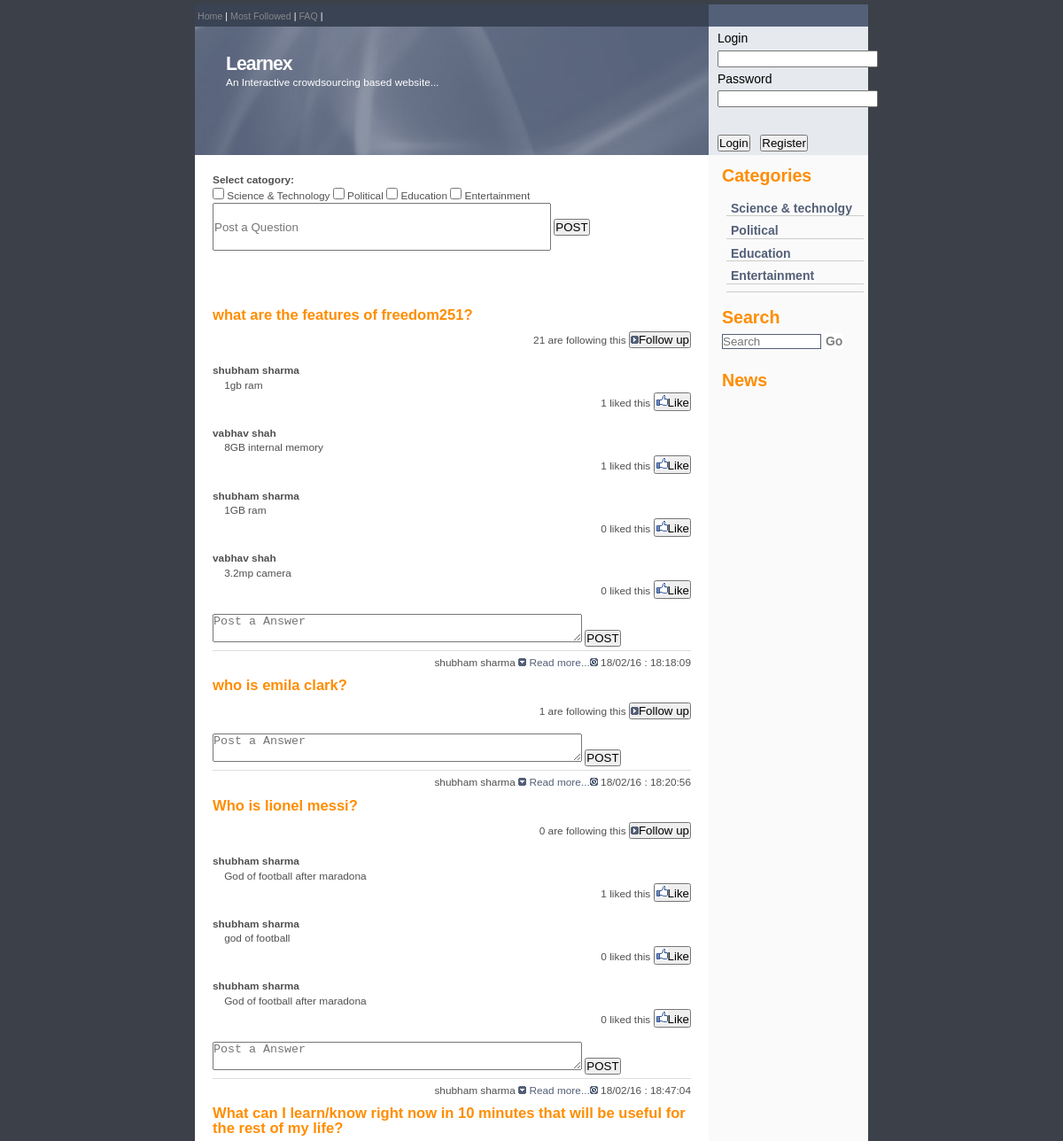
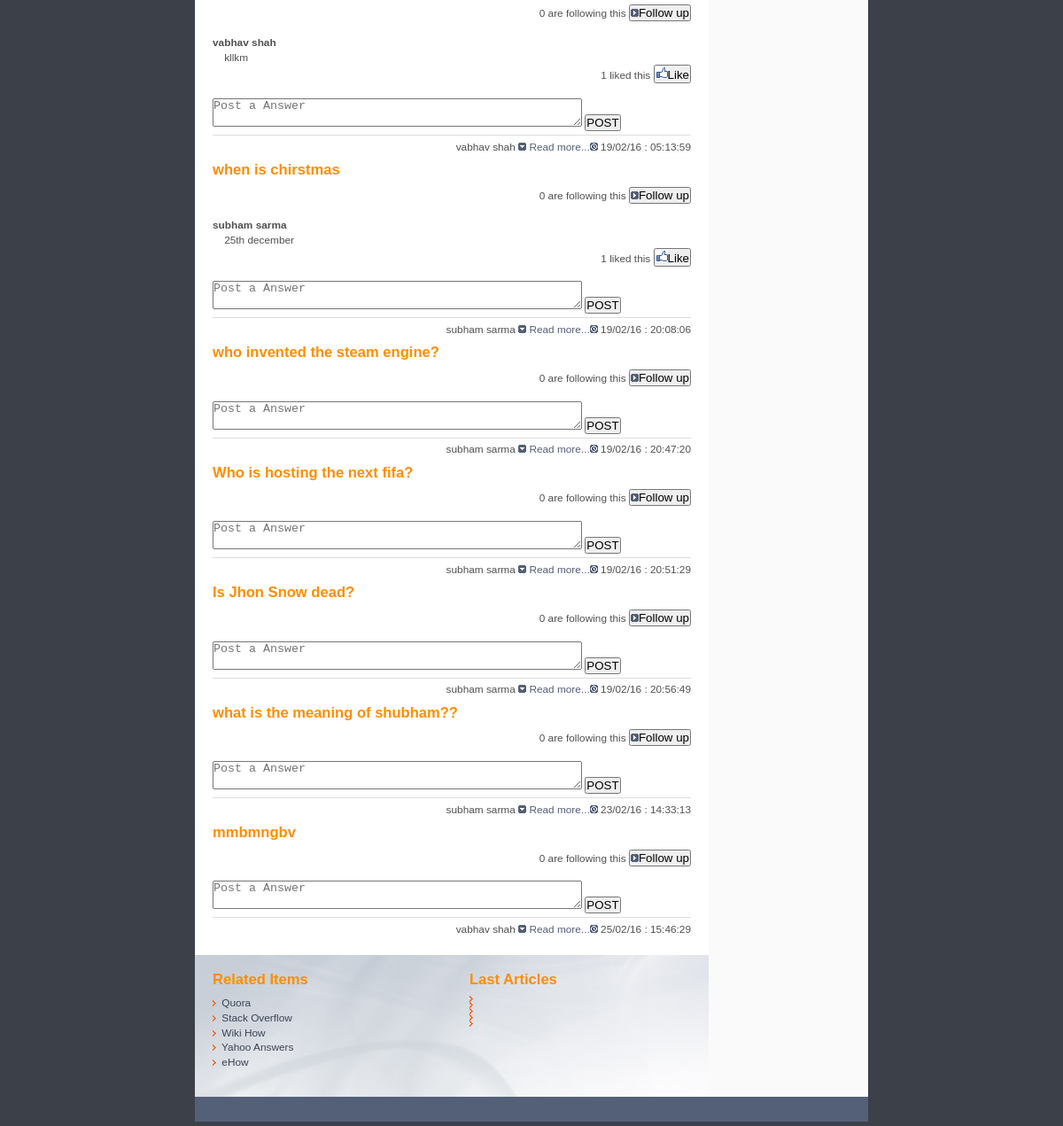
Screenshot of /search.php with the database file from the repository (2 pictures, top to bottom).
### tables this page shows
CREATE TABLE IF NOT EXISTS `questions` (
`p_id` int(11) NOT NULL,
  `user_id` int(100) NOT NULL,
  `username` varchar(100) NOT NULL,
  `post` varchar(255) NOT NULL,
  `date_created` varchar(50) NOT NULL,
  `userip` varchar(200) NOT NULL,
  `st` tinyint(1) NOT NULL DEFAULT '0',
  `p` tinyint(1) NOT NULL DEFAULT '0',
  `edu` tinyint(1) NOT NULL DEFAULT '0',
  `ent` tinyint(1) NOT NULL DEFAULT '0',
  `following` int(11) NOT NULL DEFAULT '0'
);

CREATE TABLE IF NOT EXISTS `answers` (
`c_id` int(11) NOT NULL,
  `user_id` int(200) NOT NULL,
  `u_name` varchar(200) NOT NULL,
  `comments` text NOT NULL,
  `date_created` varchar(200) NOT NULL,
  `post_id` int(11) NOT NULL,
  `likes` int(100) NOT NULL DEFAULT '0'
);

### search.php (the view, shortened to what this page needs)
<?php
include "imports/header.php";
include "imports/rheader.php";
?>
	<?php
	$search = explode(" ",$srch);
	foreach($search as $srch1)
	{
		if(strcasecmp($srch1, "when") == 0 || strcasecmp($srch1, "where") == 0 || strcasecmp($srch1, "is") == 0 || strcasecmp($srch1, "why") == 0 || strcasecmp($srch1, "what") == 0 || strcasecmp($srch1, "whom") == 0 || strcasecmp($srch1, "in") == 0 || strcasecmp($srch1, "to") == 0 || strcasecmp($srch1, "the") == 0 ||strcasecmp($srch1, "of") == 0 )
		{
		}
		else
		{
	$querry = mysqli_query($con,"SELECT * FROM questions WHERE `post` LIKE '%{$srch1}%'");
	while($row = mysqli_fetch_assoc($querry))
	{
	?>
	 <h2><a href="#"><?php echo $row['post']?> </a></h2>
	 <?php include "imports/followfn2.php";?>
  <?php include "imports/likefn2.php";?>
	 <form action="dbProcess.php?option=answer"method="Post">
	<textarea placeholder="Post a Answer" style="height:30px" cols="50" name="answer"></textarea>
	<input type="submit" value="POST">
	</form>
      <p class="date"><?php echo$row['username']." "?><img src="images/more.gif" alt="" /> <a href="#">Read more...</a><img src="images/timeicon.gif" alt="" /> <?php echo$row['date_created']?></p>
	 <?php
	}
	}
	}
	include "imports/footer.php";
	  ?>

### imports/followfn2.php (shortened to what this page needs)
  	 <?php
  	 $querry11 = mysqli_query($con,"SELECT * FROM `follow` WHERE '".$row['p_id']."' = follow.p_id AND '".$_SESSION['u_id']."' = follow.user_id");
	$rowcnt = mysqli_num_rows($querry11);
	if($rowcnt != 0)
	{
		$follow = "Unfollow";
	}
	else
	{
		$follow = "Follow up";
	}
  ?>
   <div align = "right">
<form action="" method="post" >
<?php echo $row['following']." are following this"?>
<button type="submit" name="subfollow" value="subfollow"> <img src="images/comment.gif" alt="" /><?php echo $follow?></button>
 </form>
 </div>
  <br>

### imports/likefn2.php (shortened to what this page needs)
<?php
	 $querry1 = mysqli_query($con,"SELECT * FROM answers WHERE '".$row['p_id']."' = answers.post_id ORDER BY likes DESC, likes DESC");
	while($row1 = mysqli_fetch_assoc($querry1))
	{
	 ?>
	  <b><?php echo $row1['u_name']?></b>
	  <br>&nbsp&nbsp&nbsp&nbsp<?php echo $row1['comments'];
	  	 $querry2 = mysqli_query($con,"SELECT * FROM `like` WHERE '".$row1['c_id']."' = like.c_id AND '".$_SESSION['u_id']."' = like.user_id ");
		$rowcnt = mysqli_num_rows($querry2);
		if($rowcnt != 0)
		{
			$like = "Unlike";
		}
		else
		{
			$like = "Like";
		}
	  ?>
	   <div align = "right">
	<form action="" method="post" >
	<?php echo $row1['likes']." liked this"?>
	<button type="submit" name="sublike" value="sublike"> <img src="images/like.png" alt="" /><?php echo $like?></button>
	 </form>
	 </div>
	  <br>
	  <?php
	}
	  ?>

### style.css (style rules this page uses)
body { margin:5px 0; padding:0; font: 74% Arial, Sans-Serif; color:#FFF; line-height: 1.4em; background : #3C4049; }
p { margin: 0 0 5px 0; padding: 0; color: #888; background: inherit; }
a { color: #888; background: inherit; text-decoration:none; }
h2 { background-color: inherit; color:#FF8D00; font-size:140%; font-weight:bold; margin: 10px 0 10px 0; padding:0; }
h2 a { color: #FF8D00; }
.date { color: #505050; background: #FFF; text-align: right; margin: 4px 0 5px 0; padding: 0.4em 0 0 0; border-top: 1px solid #ddd; }
.date a { color: #546078; }
* { margin:0px; padding:0px; }
body { font-family:Tahoma, Geneva, sans-serif; }

### rows the page displays
questions: post "what are the features of freedom251?", following "21", follow "Follow up", username "shubham sharma", date_created "18/02/16 : 18:18:09"
answers: u_name "shubham sharma", comments "1gb ram", likes "1", like "Like"
answers: u_name "vabhav shah", comments "8GB internal memory", likes "1", like "Like"
answers: u_name "shubham sharma", comments "1GB ram", likes "0", like "Like"
answers: u_name "vabhav shah", comments "3.2mp camera", likes "0", like "Like"
questions: post "who is emila clark?", following "1", follow "Follow up", username "shubham sharma", date_created "18/02/16 : 18:20:56"
questions: post "Who is lionel messi?", following "0", follow "Follow up", username "shubham sharma", date_created "18/02/16 : 18:47:04"
answers: u_name "shubham sharma", comments "God of football after maradona", likes "1", like "Like"
answers: u_name "shubham sharma", comments "god of football", likes "0", like "Like"
answers: u_name "shubham sharma", comments "God of football after maradona", likes "0", like "Like"
questions: post "What can I learn/know right now in 10 minutes that will be useful for the rest of my life?", following "0", follow "Follow up", username "vabhav shah", date_created "19/02/16 : 05:13:59"
answers: u_name "vabhav shah", comments "kllkm", likes "1", like "Like"
questions: post "when is chirstmas", following "0", follow "Follow up", username "subham sarma", date_created "19/02/16 : 20:08:06"
answers: u_name "subham sarma", comments "25th december", likes "1", like "Like"
questions: post "who invented the steam engine?", following "0", follow "Follow up", username "subham sarma", date_created "19/02/16 : 20:47:20"
questions: post "Who is hosting the next fifa?", following "0", follow "Follow up", username "subham sarma", date_created "19/02/16 : 20:51:29"
questions: post "Is Jhon Snow dead?", following "0", follow "Follow up", username "subham sarma", date_created "19/02/16 : 20:56:49"
questions: post "what is the meaning of shubham??", following "0", follow "Follow up", username "subham sarma", date_created "23/02/16 : 14:33:13"
questions: post "mmbmngbv", following "0", follow "Follow up", username "vabhav shah", date_created "25/02/16 : 15:46:29"
